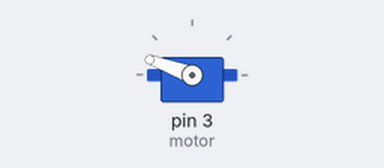
A sketch run on a simulated Arduino Uno, built with avr-gcc and run on an emulated ATmega328P. On the bench: servo.

Above: at 0.05 s.
Timing chart, 0 to 4.6 s (numbered marks = the images above):
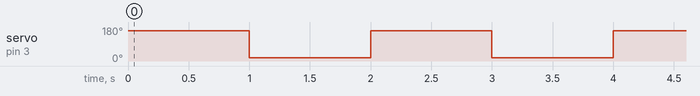

The sketch:

ServoMotor.ino
```cpp
#include <Servo.h>

Servo motor;

void setup(){
   motor.attach(3);
}

void loop(){
  motor.write(160);
  delay(1000);
  motor.write(16);
  delay(1000);
}
```

Measured:
- by itself, servo on pin 3 (motor): alternates 160° for 1.0 s and 16° for 1.0 s
